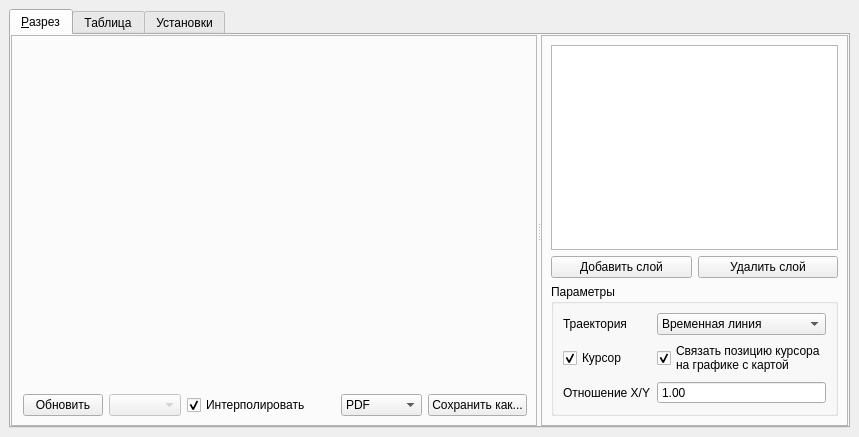
<?xml version="1.0" encoding="UTF-8"?>
<ui version="4.0">
 <class>ProfileTool</class>
 <widget class="QDockWidget" name="ProfileTool">
  <property name="geometry">
   <rect>
    <x>0</x>
    <y>0</y>
    <width>844</width>
    <height>437</height>
   </rect>
  </property>
  <property name="locale">
   <locale language="C" country="AnyCountry"/>
  </property>
  <property name="windowTitle">
   <string>Разрез</string>
  </property>
  <widget class="QWidget" name="dockWidgetContents">
   <property name="sizePolicy">
    <sizepolicy hsizetype="Expanding" vsizetype="Expanding">
     <horstretch>0</horstretch>
     <verstretch>0</verstretch>
    </sizepolicy>
   </property>
   <layout class="QVBoxLayout" name="verticalLayout">
    <item>
     <widget class="QTabWidget" name="tabWidget">
      <property name="autoFillBackground">
       <bool>true</bool>
      </property>
      <property name="tabPosition">
       <enum>QTabWidget::North</enum>
      </property>
      <property name="tabShape">
       <enum>QTabWidget::Rounded</enum>
      </property>
      <property name="currentIndex">
       <number>0</number>
      </property>
      <property name="elideMode">
       <enum>Qt::ElideNone</enum>
      </property>
      <property name="usesScrollButtons">
       <bool>true</bool>
      </property>
      <widget class="QWidget" name="tab_1">
       <property name="sizePolicy">
        <sizepolicy hsizetype="Expanding" vsizetype="Expanding">
         <horstretch>0</horstretch>
         <verstretch>0</verstretch>
        </sizepolicy>
       </property>
       <attribute name="title">
        <string>&amp;Разрез</string>
       </attribute>
       <layout class="QHBoxLayout" name="horizontalLayout_5">
        <property name="margin">
         <number>0</number>
        </property>
        <item>
         <widget class="QSplitter" name="splitter">
          <property name="orientation">
           <enum>Qt::Horizontal</enum>
          </property>
          <widget class="QFrame" name="frame">
           <property name="sizePolicy">
            <sizepolicy hsizetype="Maximum" vsizetype="Preferred">
             <horstretch>3</horstretch>
             <verstretch>0</verstretch>
            </sizepolicy>
           </property>
           <property name="frameShape">
            <enum>QFrame::StyledPanel</enum>
           </property>
           <property name="frameShadow">
            <enum>QFrame::Raised</enum>
           </property>
           <layout class="QGridLayout" name="gridLayout_3">
            <property name="rightMargin">
             <number>0</number>
            </property>
            <property name="horizontalSpacing">
             <number>0</number>
            </property>
            <property name="verticalSpacing">
             <number>2</number>
            </property>
            <item row="0" column="0">
             <widget class="QFrame" name="frame_for_plot">
              <property name="sizePolicy">
               <sizepolicy hsizetype="Expanding" vsizetype="Preferred">
                <horstretch>0</horstretch>
                <verstretch>1</verstretch>
               </sizepolicy>
              </property>
              <property name="frameShape">
               <enum>QFrame::NoFrame</enum>
              </property>
              <property name="frameShadow">
               <enum>QFrame::Raised</enum>
              </property>
              <layout class="QVBoxLayout" name="verticalLayout_4">
               <property name="spacing">
                <number>0</number>
               </property>
               <property name="margin">
                <number>0</number>
               </property>
              </layout>
             </widget>
            </item>
            <item row="1" column="0" colspan="2">
             <widget class="QWidget" name="widget_save_buttons" native="true">
              <layout class="QHBoxLayout" name="horizontalLayout_3">
               <property name="leftMargin">
                <number>2</number>
               </property>
               <property name="topMargin">
                <number>0</number>
               </property>
               <property name="rightMargin">
                <number>9</number>
               </property>
               <property name="bottomMargin">
                <number>0</number>
               </property>
               <item>
                <widget class="QPushButton" name="pushButton_reinitview">
                 <property name="text">
                  <string>Обновить</string>
                 </property>
                </widget>
               </item>
               <item>
                <widget class="QComboBox" name="plotComboBox">
                 <property name="enabled">
                  <bool>false</bool>
                 </property>
                </widget>
               </item>
               <item>
                <spacer name="horizontalSpacer_2">
                 <property name="orientation">
                  <enum>Qt::Horizontal</enum>
                 </property>
                 <property name="sizeHint" stdset="0">
                  <size>
                   <width>0</width>
                   <height>20</height>
                  </size>
                 </property>
                </spacer>
               </item>
               <item>
                <widget class="QCheckBox" name="profileInterpolationCheckBox">
                 <property name="toolTip">
                  <string>When checked, profile is calculated along the polyline. Unchecked, only the values at polyline vertices are shown.</string>
                 </property>
                 <property name="text">
                  <string>Интерполировать</string>
                 </property>
                 <property name="checked">
                  <bool>true</bool>
                 </property>
                </widget>
               </item>
               <item>
                <widget class="QStackedWidget" name="stackedWidget">
                 <property name="currentIndex">
                  <number>0</number>
                 </property>
                 <widget class="QWidget" name="page">
                  <layout class="QHBoxLayout" name="horizontalLayout_4"/>
                 </widget>
                </widget>
               </item>
               <item>
                <spacer name="horizontalSpacer">
                 <property name="orientation">
                  <enum>Qt::Horizontal</enum>
                 </property>
                 <property name="sizeHint" stdset="0">
                  <size>
                   <width>1</width>
                   <height>20</height>
                  </size>
                 </property>
                </spacer>
               </item>
               <item>
                <widget class="QComboBox" name="cbxSaveAs">
                 <item>
                  <property name="text">
                   <string>PDF</string>
                  </property>
                 </item>
                 <item>
                  <property name="text">
                   <string>PNG</string>
                  </property>
                 </item>
                 <item>
                  <property name="text">
                   <string>SVG</string>
                  </property>
                 </item>
                 <item>
                  <property name="text">
                   <string>print (PS)</string>
                  </property>
                 </item>
                </widget>
               </item>
               <item>
                <widget class="QPushButton" name="butSaveAs">
                 <property name="text">
                  <string>Сохранить как...</string>
                 </property>
                </widget>
               </item>
              </layout>
             </widget>
            </item>
           </layout>
          </widget>
          <widget class="QFrame" name="frame_2">
           <property name="sizePolicy">
            <sizepolicy hsizetype="Preferred" vsizetype="Preferred">
             <horstretch>1</horstretch>
             <verstretch>0</verstretch>
            </sizepolicy>
           </property>
           <property name="frameShape">
            <enum>QFrame::StyledPanel</enum>
           </property>
           <property name="frameShadow">
            <enum>QFrame::Raised</enum>
           </property>
           <layout class="QVBoxLayout" name="verticalLayout_3">
            <item>
             <widget class="QTableView" name="tableView">
              <property name="sizePolicy">
               <sizepolicy hsizetype="Preferred" vsizetype="Expanding">
                <horstretch>0</horstretch>
                <verstretch>0</verstretch>
               </sizepolicy>
              </property>
              <property name="minimumSize">
               <size>
                <width>10</width>
                <height>10</height>
               </size>
              </property>
             </widget>
            </item>
            <item>
             <layout class="QHBoxLayout" name="horizontalLayout">
              <property name="spacing">
               <number>6</number>
              </property>
              <property name="leftMargin">
               <number>0</number>
              </property>
              <property name="topMargin">
               <number>0</number>
              </property>
              <property name="bottomMargin">
               <number>0</number>
              </property>
              <item>
               <widget class="QPushButton" name="pushButton_2">
                <property name="minimumSize">
                 <size>
                  <width>10</width>
                  <height>20</height>
                 </size>
                </property>
                <property name="text">
                 <string>Добавить слой</string>
                </property>
                <property name="autoRepeat">
                 <bool>false</bool>
                </property>
                <property name="autoDefault">
                 <bool>false</bool>
                </property>
                <property name="default">
                 <bool>false</bool>
                </property>
                <property name="flat">
                 <bool>false</bool>
                </property>
               </widget>
              </item>
              <item>
               <widget class="QPushButton" name="pushButton">
                <property name="minimumSize">
                 <size>
                  <width>10</width>
                  <height>20</height>
                 </size>
                </property>
                <property name="locale">
                 <locale language="C" country="AnyCountry"/>
                </property>
                <property name="text">
                 <string>Удалить слой</string>
                </property>
               </widget>
              </item>
             </layout>
            </item>
            <item>
             <widget class="QGroupBox" name="groupBox">
              <property name="title">
               <string>Параметры</string>
              </property>
              <layout class="QGridLayout" name="parameterGridLayout">
               <item row="1" column="0">
                <widget class="QCheckBox" name="checkBox_showcursor">
                 <property name="text">
                  <string>Курсор</string>
                 </property>
                 <property name="checked">
                  <bool>true</bool>
                 </property>
                 <property name="tristate">
                  <bool>false</bool>
                 </property>
                </widget>
               </item>
               <item row="0" column="1">
                <widget class="QComboBox" name="comboBox">
                 <property name="sizePolicy">
                  <sizepolicy hsizetype="Minimum" vsizetype="Fixed">
                   <horstretch>0</horstretch>
                   <verstretch>0</verstretch>
                  </sizepolicy>
                 </property>
                 <property name="frame">
                  <bool>true</bool>
                 </property>
                 <item>
                  <property name="text">
                   <string>Временная линия</string>
                  </property>
                 </item>
                 <item>
                  <property name="text">
                   <string>Выбранная линия</string>
                  </property>
                 </item>
                 <item>
                  <property name="text">
                   <string>Текущий слой линий</string>
                  </property>
                 </item>
                </widget>
               </item>
               <item row="0" column="0">
                <widget class="QLabel" name="label">
                 <property name="text">
                  <string>Траектория</string>
                 </property>
                </widget>
               </item>
               <item row="2" column="0">
                <widget class="QLabel" name="label_5">
                 <property name="text">
                  <string>Отношение X/Y</string>
                 </property>
                </widget>
               </item>
               <item row="1" column="1">
                <widget class="QCheckBox" name="checkBox_mpl_tracking">
                 <property name="enabled">
                  <bool>true</bool>
                 </property>
                 <property name="text">
                  <string>Связать позицию курсора
на графике с картой</string>
                 </property>
                 <property name="checked">
                  <bool>true</bool>
                 </property>
                </widget>
               </item>
               <item row="2" column="1">
                <widget class="QDoubleSpinBox" name="mXyAspectRatio">
                 <property name="buttonSymbols">
                  <enum>QAbstractSpinBox::NoButtons</enum>
                 </property>
                 <property name="minimum">
                  <double>0.010000000000000</double>
                 </property>
                 <property name="maximum">
                  <double>10000.000000000000000</double>
                 </property>
                 <property name="value">
                  <double>1.000000000000000</double>
                 </property>
                </widget>
               </item>
              </layout>
             </widget>
            </item>
           </layout>
          </widget>
         </widget>
        </item>
       </layout>
      </widget>
      <widget class="QWidget" name="tab_2">
       <attribute name="title">
        <string>Таблица</string>
       </attribute>
       <layout class="QVBoxLayout" name="verticalLayout_2">
        <item>
         <widget class="QScrollArea" name="scrollArea">
          <property name="widgetResizable">
           <bool>true</bool>
          </property>
          <widget class="QWidget" name="scrollAreaWidgetContents">
           <property name="geometry">
            <rect>
             <x>0</x>
             <y>0</y>
             <width>98</width>
             <height>28</height>
            </rect>
           </property>
          </widget>
         </widget>
        </item>
       </layout>
      </widget>
      <widget class="QWidget" name="tab">
       <attribute name="title">
        <string>Установки</string>
       </attribute>
       <layout class="QGridLayout" name="gridLayout_2" columnstretch="0,0,1">
        <item row="1" column="2">
         <widget class="QGroupBox" name="mShowModel">
          <property name="title">
           <string>Модели</string>
          </property>
          <property name="checkable">
           <bool>true</bool>
          </property>
          <layout class="QGridLayout" name="gridLayout_4">
           <item row="0" column="0">
            <widget class="QListWidget" name="mModelListWidget"/>
           </item>
           <item row="0" column="1">
            <widget class="QListWidget" name="mCubeListWidget"/>
           </item>
          </layout>
         </widget>
        </item>
        <item row="2" column="0">
         <widget class="QPushButton" name="mApplyPushButton">
          <property name="text">
           <string>Применить</string>
          </property>
         </widget>
        </item>
        <item row="3" column="0">
         <spacer name="verticalSpacer">
          <property name="orientation">
           <enum>Qt::Vertical</enum>
          </property>
          <property name="sizeHint" stdset="0">
           <size>
            <width>20</width>
            <height>40</height>
           </size>
          </property>
         </spacer>
        </item>
        <item row="0" column="0">
         <widget class="QGroupBox" name="groupBox_2">
          <property name="title">
           <string>Полное разрешение</string>
          </property>
          <layout class="QVBoxLayout" name="verticalLayout_7">
           <item>
            <widget class="QCheckBox" name="fullResolutionCheckBox">
             <property name="sizePolicy">
              <sizepolicy hsizetype="Preferred" vsizetype="Fixed">
               <horstretch>0</horstretch>
               <verstretch>0</verstretch>
              </sizepolicy>
             </property>
             <property name="toolTip">
              <string>Unchecked, each polyline segment is profiled with a max of 1000 points. When checked, each segment is profiled with the map's full resolution.</string>
             </property>
             <property name="text">
              <string>Включено</string>
             </property>
            </widget>
           </item>
          </layout>
         </widget>
        </item>
        <item row="0" column="1">
         <widget class="QGroupBox" name="groupBox_3">
          <property name="title">
           <string>Библиотека графики</string>
          </property>
          <layout class="QVBoxLayout" name="verticalLayout_8">
           <item>
            <widget class="QComboBox" name="cboLibrary"/>
           </item>
          </layout>
         </widget>
        </item>
        <item row="1" column="0" colspan="2">
         <widget class="QGroupBox" name="mShowWells">
          <property name="title">
           <string>Скважины</string>
          </property>
          <property name="checkable">
           <bool>true</bool>
          </property>
          <layout class="QGridLayout" name="gridLayout">
           <item row="2" column="0">
            <widget class="QLabel" name="label_7">
             <property name="text">
              <string>Глубина низа ствола</string>
             </property>
            </widget>
           </item>
           <item row="1" column="0">
            <widget class="QLabel" name="label_6">
             <property name="text">
              <string>Глубина верха ствола</string>
             </property>
            </widget>
           </item>
           <item row="0" column="1">
            <widget class="QDoubleSpinBox" name="mWellDistance">
             <property name="suffix">
              <string> м</string>
             </property>
             <property name="maximum">
              <double>99999999.000000000000000</double>
             </property>
             <property name="value">
              <double>50.000000000000000</double>
             </property>
            </widget>
           </item>
           <item row="1" column="1">
            <widget class="QDoubleSpinBox" name="wellTopDepthEdit">
             <property name="toolTip">
              <string>-9999 = автоматически</string>
             </property>
             <property name="buttonSymbols">
              <enum>QAbstractSpinBox::NoButtons</enum>
             </property>
             <property name="specialValueText">
              <string>автоматически</string>
             </property>
             <property name="minimum">
              <double>-9999.000000000000000</double>
             </property>
             <property name="maximum">
              <double>999999.000000000000000</double>
             </property>
             <property name="value">
              <double>-9999.000000000000000</double>
             </property>
            </widget>
           </item>
           <item row="2" column="1">
            <widget class="QDoubleSpinBox" name="wellBottomDepthEdit">
             <property name="toolTip">
              <string>-9999 = автоматически</string>
             </property>
             <property name="buttonSymbols">
              <enum>QAbstractSpinBox::NoButtons</enum>
             </property>
             <property name="specialValueText">
              <string>автоматически</string>
             </property>
             <property name="minimum">
              <double>-9999.000000000000000</double>
             </property>
             <property name="maximum">
              <double>999999.000000000000000</double>
             </property>
             <property name="value">
              <double>-9999.000000000000000</double>
             </property>
            </widget>
           </item>
           <item row="0" column="0">
            <widget class="QLabel" name="label_4">
             <property name="text">
              <string>Радиус поиска</string>
             </property>
            </widget>
           </item>
           <item row="3" column="0">
            <widget class="QLabel" name="label_8">
             <property name="text">
              <string>Шаблон</string>
             </property>
            </widget>
           </item>
           <item row="3" column="1">
            <widget class="QComboBox" name="wellTemplates"/>
           </item>
           <item row="4" column="0">
            <widget class="QCheckBox" name="defaultTrackWidth">
             <property name="text">
              <string>Треки одной ширины</string>
             </property>
             <property name="checked">
              <bool>true</bool>
             </property>
            </widget>
           </item>
           <item row="4" column="1">
            <widget class="QSpinBox" name="trackWidthSpinBox">
             <property name="buttonSymbols">
              <enum>QAbstractSpinBox::NoButtons</enum>
             </property>
             <property name="suffix">
              <string> м</string>
             </property>
             <property name="minimum">
              <number>1</number>
             </property>
             <property name="value">
              <number>10</number>
             </property>
            </widget>
           </item>
          </layout>
         </widget>
        </item>
       </layout>
      </widget>
     </widget>
    </item>
   </layout>
  </widget>
 </widget>
 <resources/>
 <connections/>
</ui>
